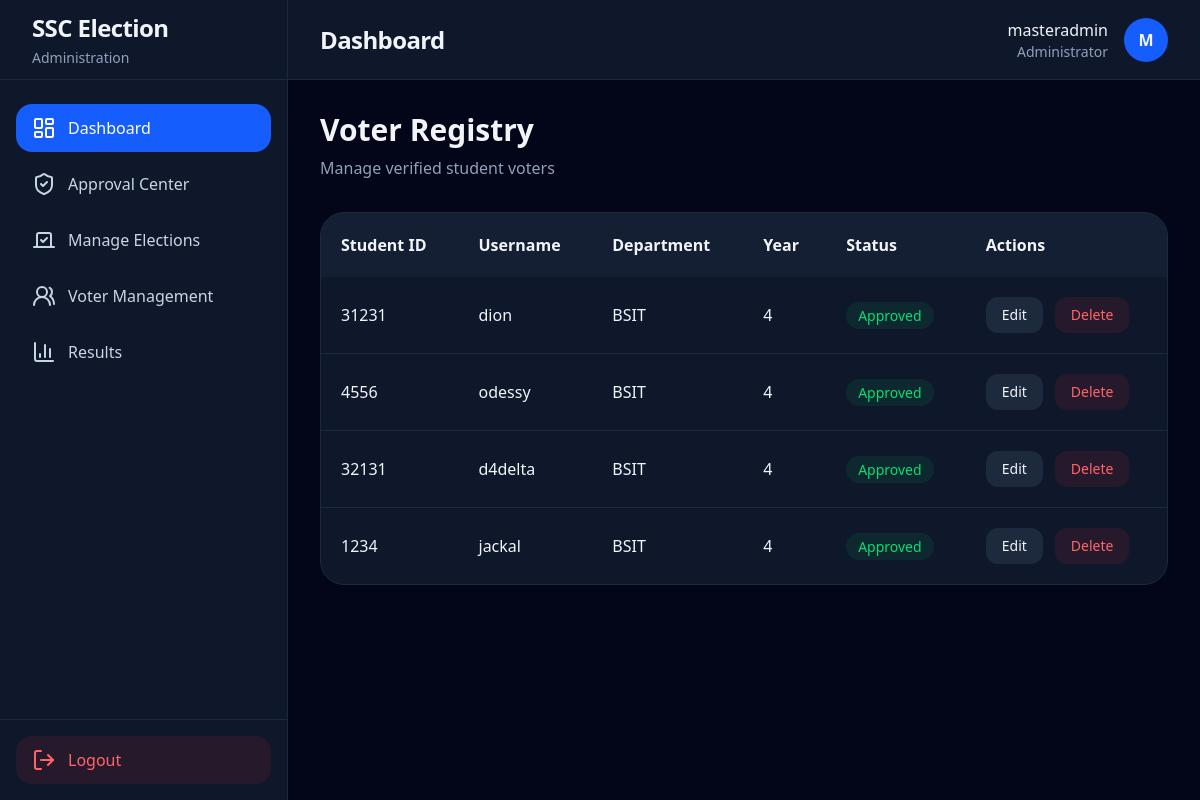
The app's page /voters/ (signed in) with its own data.
### accounts/models.py (models this page shows, shortened)
class User(AbstractUser):
    ROLE_CHOICES = (
        ('SUPER_ADMIN', 'Super Admin'),
        ('ADMIN', 'Admin'),
        ('VOTER', 'Voter'),
    )
    role = models.CharField(
        max_length=20,
        choices=ROLE_CHOICES,
        default='VOTER'
    )
    student_id = models.CharField(
        max_length=50,
        unique=True,
        blank=True,
        null=True
    )
    department = models.CharField(
        max_length=255,
        blank=True
    )
    year_level = models.CharField(
        max_length=50,
        blank=True
    )
    is_approved = models.BooleanField(default=False)
    created_at = models.DateTimeField(auto_now_add=True)

### voters/views.py (the view)
@admin_required
def voter_list(request):
    voters = User.objects.filter(
        role='VOTER'
    ).order_by(
        '-created_at'
    )
    return render(
        request,
        'voters/voter_list.html',
        {
            'voters': voters
        }
    )

### templates/voters/voter_list.html (shortened to what this page needs)
{% extends 'layouts/admin_base.html' %}
{% block content %}
<div class="mb-8">
    <h2 class="text-3xl font-bold">
        Voter Registry
    </h2>
    <p class="text-slate-400 mt-2">
        Manage verified student voters
    </p>
</div>
<div class="bg-slate-900 border border-slate-800 rounded-3xl overflow-hidden">
    <div class="overflow-x-auto">
        <table class="w-full">
            <thead class="bg-slate-800/50">
                <tr>
                    <th class="text-left p-5 font-semibold">
                        Student ID
                    </th>
                    <th class="text-left p-5 font-semibold">
                        Username
                    </th>
                    <th class="text-left p-5 font-semibold">
                        Department
                    </th>
                    <th class="text-left p-5 font-semibold">
                        Year
                    </th>
                    <th class="text-left p-5 font-semibold">
                        Status
                    </th>
                    <th class="text-left p-5 font-semibold">
                        Actions
                    </th>
                </tr>
            </thead>
            <tbody class="divide-y divide-slate-800">
                {% for voter in voters %}
                <tr class="hover:bg-slate-800/30 transition">
                    <td class="p-5">
                        {{ voter.student_id }}
                    </td>
                    <td class="p-5">
                        {{ voter.username }}
                    </td>
                    <td class="p-5">
                        {{ voter.department }}
                    </td>
                    <td class="p-5">
                        {{ voter.year_level }}
                    </td>
                    <td class="p-5">
                        {% if voter.is_approved %}
                        <span class="bg-green-500/10 text-green-400 px-3 py-1 rounded-full text-sm">
                            Approved
                        </span>
                        {% else %}
                        <span class="bg-yellow-500/10 text-yellow-400 px-3 py-1 rounded-full text-sm">
                            Pending
                        </span>
                        {% endif %}
                    </td>
                    <td class="p-5">
                        <div class="flex gap-3">
                            <a
                                href="{% url 'edit_voter' voter.id %}"
                                class="bg-slate-800 hover:bg-slate-700 transition px-4 py-2 rounded-xl text-sm"
                            >
                                Edit
                            </a>
                            <a
                                href="{% url 'delete_voter' voter.id %}"
                                onclick="return confirm('Delete this voter permanently?')"
                                class="bg-red-500/10 hover:bg-red-500/20 text-red-400 transition px-4 py-2 rounded-xl text-sm"
                            >
                                Delete
                            </a>
                        </div>
                    </td>
                </tr>
                {% empty %}
                <tr>
                    <td colspan="6" class="p-10 text-center text-slate-400">
                        No voters found.
                    </td>
                </tr>
                {% endfor %}
            </tbody>
        </table>
    </div>
</div>
{% endblock %}

### templates/components/topbar.html
<header class="h-20 border-b border-slate-800 bg-slate-900 flex items-center justify-between px-8">
    <div>
        <h2 class="text-2xl font-bold tracking-tight">
            {% block page_title %}
            Dashboard
            {% endblock %}
        </h2>
    </div>
    <div class="flex items-center gap-4">
        <div class="text-right">
            <p class="font-medium">
                {{ request.user.username }}
            </p>
            <p class="text-sm text-slate-400">
                Administrator
            </p>
        </div>
        <div class="w-11 h-11 rounded-full bg-blue-600 flex items-center justify-center font-bold">
            {{ request.user.username|first|upper }}
        </div>
    </div>
</header>

### records on screen
User: user.username "masteradmin", user.username|first "M"
User: student_id "31231", username "dion", department "BSIT", year_level "4", is_approved "Approved"
User: student_id "4556", username "odessy", department "BSIT", year_level "4", is_approved "Approved"
User: student_id "32131", username "d4delta", department "BSIT", year_level "4", is_approved "Approved"
User: student_id "1234", username "jackal", department "BSIT", year_level "4", is_approved "Approved"
